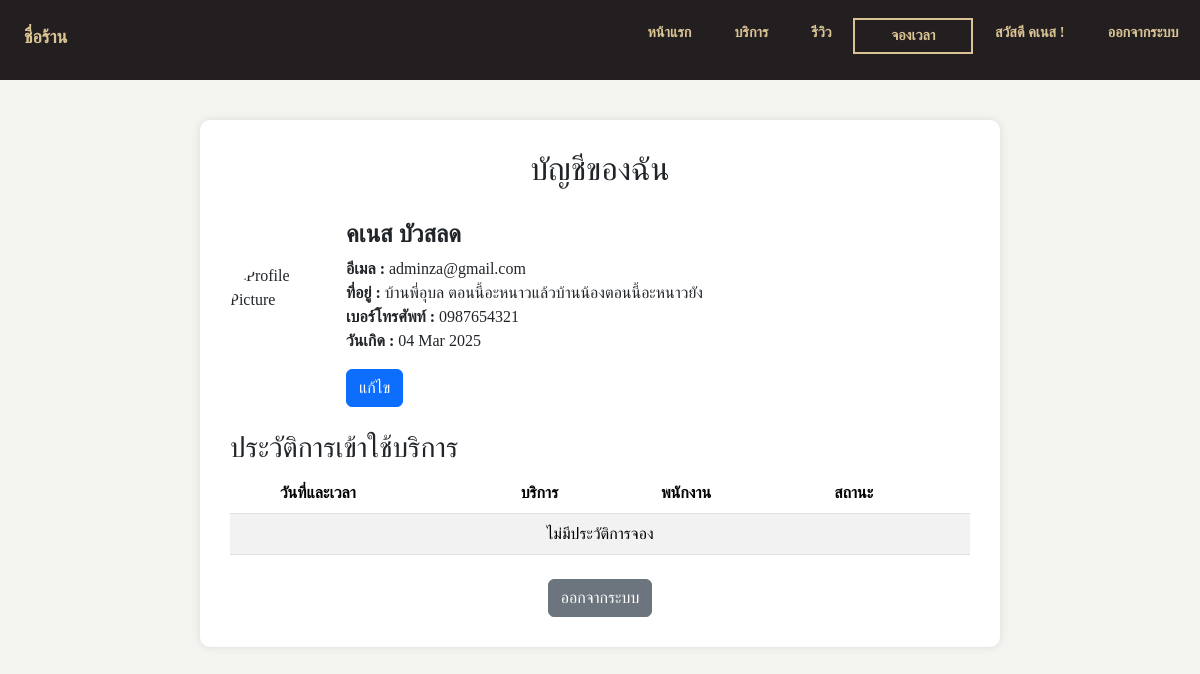
Before: /account/ (signed in) with the older database file.
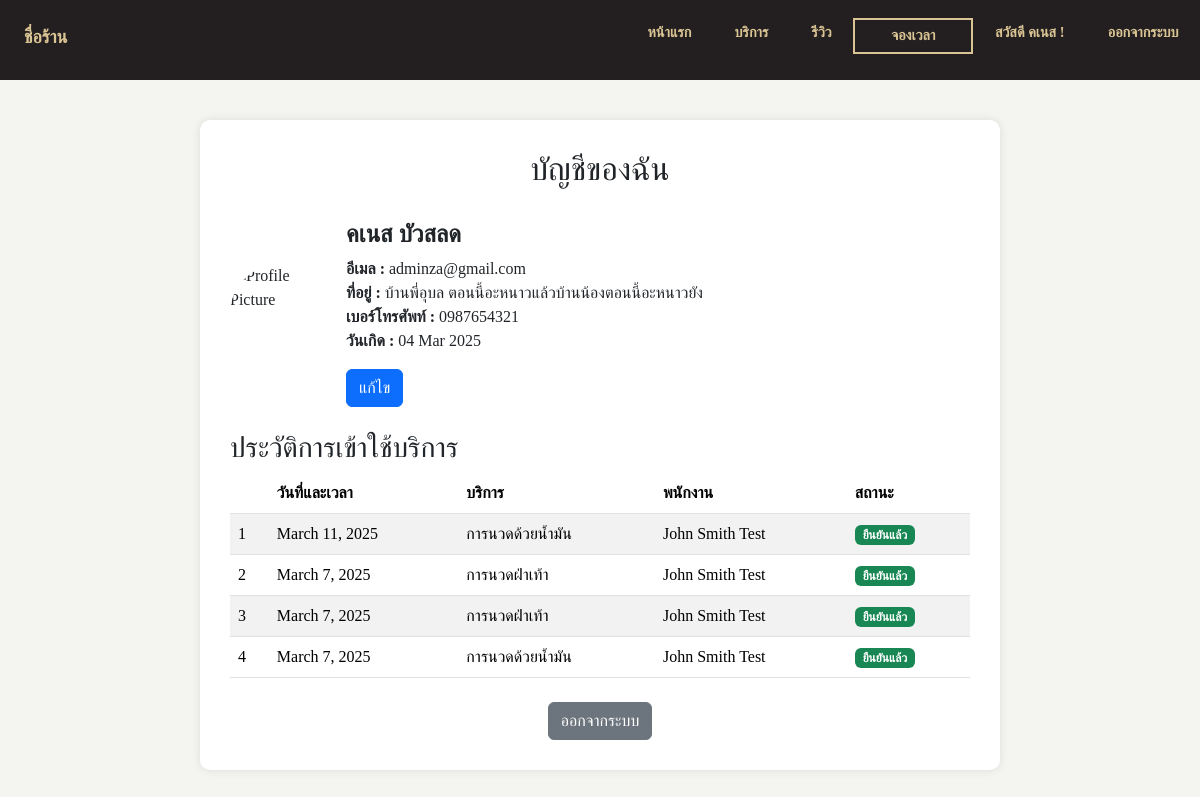
After: the same page with the newer database file.
### serviceApp/models.py (models this page shows, shortened)
class Booking(models.Model):
    booking_id = models.AutoField(primary_key=True)
    customer = models.ForeignKey('loginApp.Customer', null=True, blank=True, on_delete=models.SET_NULL)
    temp_customer = models.ForeignKey(TemporaryCustomer, null=True, blank=True, on_delete=models.SET_NULL)
    slot = models.ForeignKey(TimeSlot, null=True, blank=True, on_delete=models.SET_NULL)
    service = models.ForeignKey(Service, null=True, blank=True, on_delete=models.SET_NULL)
    review = models.ForeignKey(Review, null=True, blank=True, on_delete=models.SET_NULL)
    staff = models.ForeignKey(Staff, null=True, blank=True, on_delete=models.SET_NULL)
    payment = models.ForeignKey(Payment, null=True, blank=True, on_delete=models.SET_NULL, related_name="booking")
    booking_date = models.DateField()
    status = models.CharField(max_length=10, choices=[('Pending', 'Pending'), ('Confirmed', 'Confirmed'), ('Cancelled', 'Cancelled')], default='Pending')
    walk_in = models.BooleanField(default=False)
    commission_amount = models.DecimalField(max_digits=10, decimal_places=2, default=0.00)
    start_time = models.TimeField(null=True, blank=True)
    end_time = models.TimeField(null=True, blank=True)

class Service(models.Model):
    service_id = models.AutoField(primary_key=True)
    name = models.CharField(max_length=100)
    description = models.TextField()
    price = models.DecimalField(max_digits=10, decimal_places=2)
    duration = models.IntegerField(null=True, blank=True, default=None)

class Staff(models.Model):
    staff_id = models.AutoField(primary_key=True)
    name = models.CharField(max_length=100)
    speciality = models.CharField(max_length=100)
    role = models.CharField(max_length=100)
    commission_rate = models.DecimalField(max_digits=5, decimal_places=2)
    phone = models.CharField(max_length=15)
    birthdate = models.DateField(null=True, blank=True, default="1970-01-01")
    status = models.CharField(max_length=50, default="Available")

### serviceApp/views.py (the view)
# urls.py: path('account/', views.account_view, name='account'),
@login_required
def account_view(request):
    user = request.user
    try:
        customer = Customer.objects.get(email=user.email)
    except Customer.DoesNotExist:
        customer = None
    bookings = Booking.objects.filter(customer=customer).select_related('service', 'staff', 'slot').order_by('-booking_date')
    if request.method == 'POST':
        form = EditProfileForm(request.POST, instance=user)
        if form.is_valid() and customer:
            customer.first_name = form.cleaned_data['first_name']
            customer.last_name = form.cleaned_data['last_name']
            customer.email = form.cleaned_data['email']
            customer.phone = form.cleaned_data['phone']
            customer.birth_date = form.cleaned_data['birthdate']
            customer.save()
            return redirect('account')
    else:
        form = EditProfileForm(initial={
            'first_name': customer.first_name,
            'last_name': customer.last_name,
            'email': customer.email,
            'phone': customer.phone,
            'birth_date': customer.birth_date,
        })
    return render(request, 'account.html', {'user': user, 'customer': customer, 'bookings': bookings, 'form': form})

### serviceApp/templates/account.html (shortened to what this page needs)
<!DOCTYPE html>
<html lang="en">
<head>
    <link rel="stylesheet" href="/static/css/index.css">
    <link rel="stylesheet" href="/static/css/nav.css">
    <link rel="stylesheet" href="/static/css/footer.css">
    <link rel="stylesheet" href="/static/css/review.css">
    <link rel="stylesheet" href="/static/css/reg.css">
    <link rel="stylesheet" href="/static/css/service.css">
    <liink href="https://stackpath.bootstrapcdn.com/bootstrap/4.5.2/css/bootstrap.min.css" rel="stylesheet">
    <link href="https://cdn.jsdelivr.net/npm/bootstrap@5.3.3/dist/css/bootstrap.min.css" rel="stylesheet"
>
    <link rel="stylesheet" href="https://cdn.jsdelivr.net/npm/bootstrap-icons@1.11.3/font/bootstrap-icons.min.css">
</head>
<body>
    <header>
        <nav class="navbar">
            <div class="logo">
                <h2>ชื่อร้าน</h2>
            </div>
            <ul class="sidebar">
                <li><a href="/" class="menu-link">หน้าแรก</a></li>
                <li><a href="/service" class="menu-link">บริการ</a></li>
                <li><a href="/review" class="menu-link">รีวิว</a></li>
                <li><a href="/booking1" id="menu-book" class="menu-link">จองเวลา</a></li>
                {%if request.user.is_authenticated %}
                <li><a href="/account" class="menu-link">สวัสดี {{request.user.first_name}} !</a></li>
                <li><a href="/logout" class="menu-link">ออกจากระบบ</a></li>
                {% else %}
                <li><a href="/login" class="menu-link">เข้าสู่ระบบ</a></li>
                {% endif %}
            </ul>
        </nav>
    </header>
    <div class="account-container">
        <h2 style="text-align: center;">บัญชีของฉัน</h2>
        <br>
        <div class="d-flex align-items-center mb-4" id="profile-section">
            <img src="https://www.strasys.uk/wp-content/uploads/2022/02/Depositphotos_484354208_S-300x300.jpg"
                alt="Profile Picture" class="profile-pic me-3">
            <div>
                <h4 id="user-name"><strong>{{ user.first_name}} {{ user.last_name}}</strong></h4>
                <p><strong>อีเมล : </strong>{{ user.email }}<br>
                    <strong>ที่อยู่ : </strong>{{ user.address }}<br>
                    <strong>เบอร์โทรศัพท์ : </strong>{{ user.phone }}<br>
                    <strong>วันเกิด : </strong>{{ user.birth_date|date:"d M Y" }}
                </p>
                <button type="button" class="btn btn-primary" data-toggle="modal" data-target="#editProfileModal{{ user.id }}">แก้ไข</button>
            </div>
        </div>
        <h3 class="mt-4">ประวัติการเข้าใช้บริการ</h3>
        <table class="table table-striped">
            <thead>
                <tr>
                    <th></th>
                    <th>วันที่และเวลา</th>
                    <th>บริการ</th>
                    <th>พนักงาน</th>
                    <th>สถานะ</th>
                </tr>
            </thead>
            <tbody>
                {% for booking in bookings %}
                <tr>
                    <td>{{ forloop.counter }}</td>
                    <td>{{ booking.booking_date }}</td>
                    <td>{{ booking.service.name }}</td>
                    <td>{{ booking.staff.name }}</td>
                    <td>
                        {% if booking.status == "Confirmed" %}
                        <span class="badge bg-success">ยืนยันแล้ว</span>
                        {% elif booking.status == "Pending" %}
                        <span class="badge bg-warning text-dark">รอดำเนินการ</span>
                        {% else %}
                        <span class="badge bg-danger">ยกเลิก</span>
                        {% endif %}
                    </td>
                </tr>
                {% empty %}
                <tr>
                    <td colspan="6" class="text-center">ไม่มีประวัติการจอง</td>
                </tr>
                {% endfor %}
            </tbody>
        </table>
        <div class="text-center mt-4">
            <button class="btn btn-secondary" onclick="window.location.href='/logout'">ออกจากระบบ</button>
        </div>
    </div>
</body>
</html>

Changed rows visible on the page:
added Booking: booking_date "March 11, 2025", service.name "การนวดด้วยน้ำมัน", staff.name "John Smith Test", status "ยืนยันแล้ว"
added Booking: booking_date "March 7, 2025", service.name "การนวดฝ่าเท้า", staff.name "John Smith Test", status "ยืนยันแล้ว"
added Booking: booking_date "March 7, 2025", service.name "การนวดฝ่าเท้า", staff.name "John Smith Test", status "ยืนยันแล้ว"
added Booking: booking_date "March 7, 2025", service.name "การนวดด้วยน้ำมัน", staff.name "John Smith Test", status "ยืนยันแล้ว"
Other visible differences:
text no longer shown: "ไม่มีประวัติการจอง"
